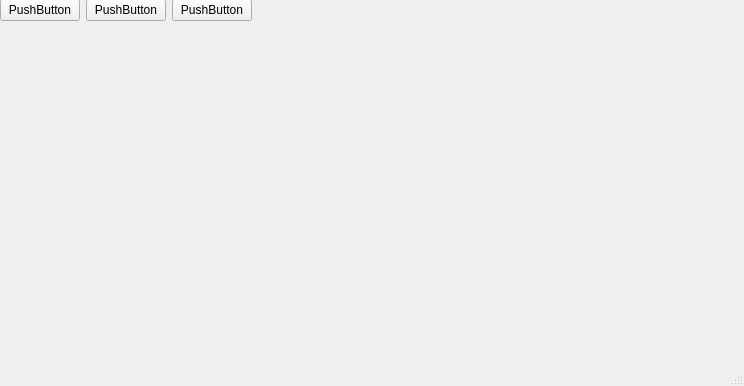
<?xml version="1.0" encoding="UTF-8"?>
<ui version="4.0">
 <class>MainWindow</class>
 <widget class="QMainWindow" name="MainWindow">
  <property name="geometry">
   <rect>
    <x>0</x>
    <y>0</y>
    <width>744</width>
    <height>386</height>
   </rect>
  </property>
  <property name="windowTitle">
   <string>MainWindow</string>
  </property>
  <widget class="QWidget" name="centralwidget">
   <widget class="QWidget" name="horizontalLayoutWidget">
    <property name="geometry">
     <rect>
      <x>0</x>
      <y>-1</y>
      <width>731</width>
      <height>41</height>
     </rect>
    </property>
    <layout class="QHBoxLayout" name="horizontalLayout">
     <property name="sizeConstraint">
      <enum>QLayout::SetFixedSize</enum>
     </property>
     <item>
      <widget class="QPushButton" name="pushButton_3">
       <property name="text">
        <string>PushButton</string>
       </property>
      </widget>
     </item>
     <item>
      <widget class="QPushButton" name="pushButton_2">
       <property name="text">
        <string>PushButton</string>
       </property>
      </widget>
     </item>
     <item>
      <widget class="QPushButton" name="pushButton">
       <property name="text">
        <string>PushButton</string>
       </property>
      </widget>
     </item>
     <item>
      <spacer name="horizontalSpacer">
       <property name="orientation">
        <enum>Qt::Horizontal</enum>
       </property>
       <property name="sizeHint" stdset="0">
        <size>
         <width>40</width>
         <height>20</height>
        </size>
       </property>
      </spacer>
     </item>
    </layout>
   </widget>
  </widget>
  <widget class="QMenuBar" name="menubar">
   <property name="geometry">
    <rect>
     <x>0</x>
     <y>0</y>
     <width>744</width>
     <height>21</height>
    </rect>
   </property>
  </widget>
  <widget class="QStatusBar" name="statusbar"/>
 </widget>
 <resources/>
 <connections/>
</ui>
